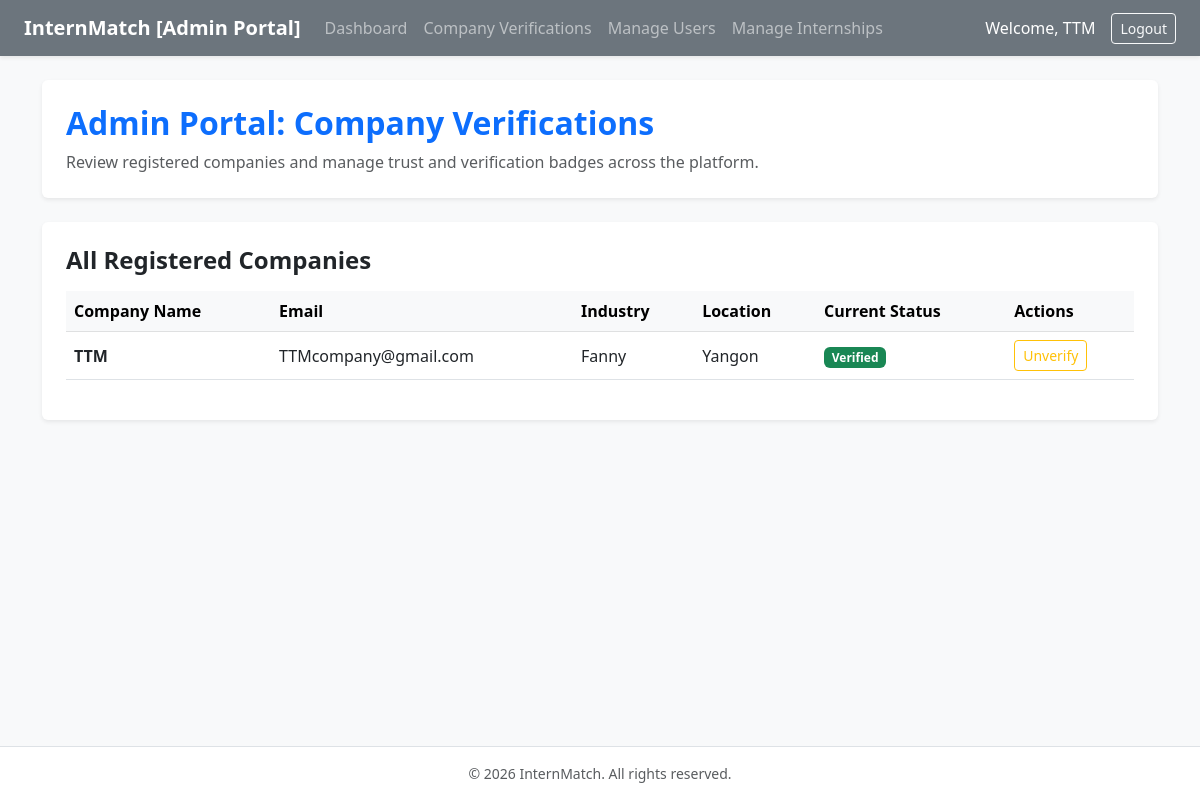
/views/admin/ad_verifications.php (signed in), run on the app's committed database.
### tables this page shows
CREATE TABLE `companies` (
  `company_id` int(11) NOT NULL,
  `user_id` int(11) NOT NULL,
  `company_name` varchar(150) NOT NULL,
  `description` text DEFAULT NULL,
  `industry` varchar(100) DEFAULT NULL,
  `location` varchar(100) DEFAULT NULL,
  `website` varchar(255) DEFAULT NULL,
  `verification_status` enum('pending','verified','rejected') DEFAULT 'pending'
);

CREATE TABLE `users` (
  `user_id` int(11) NOT NULL,
  `name` varchar(100) NOT NULL,
  `email` varchar(150) NOT NULL,
  `password` varchar(255) NOT NULL,
  `role` enum('student','company','admin') NOT NULL,
  `status` enum('active','pending','suspended') DEFAULT 'active',
  `created_at` timestamp NOT NULL DEFAULT current_timestamp()
);

### views/admin/ad_verifications.php (the view, shortened to what this page needs)
<?php
$database = new Database();
$db = $database->getConnection();
$stmt = $db->query("SELECT c.*, u.email FROM companies c JOIN users u ON c.user_id = u.user_id ORDER BY c.company_id DESC");
$companies = $stmt->fetchAll();
include '../../includes/header.php';
?>
<div class="row mb-4">
    <div class="col-md-12">
        <div class="p-4 bg-white rounded shadow-sm border-0">
            <h2 class="fw-bold text-primary">Admin Portal: Company Verifications</h2>
            <p class="text-muted mb-0">Review registered companies and manage trust and verification badges across the platform.</p>
        </div>
    </div>
</div>
<div class="card shadow-sm border-0 bg-white">
    <div class="card-body p-4">
        <h4 class="fw-bold mb-3">All Registered Companies</h4>
        <div class="table-responsive">
            <table class="table table-hover align-middle">
                <thead class="table-light">
                    <tr>
                        <th>Company Name</th>
                        <th>Email</th>
                        <th>Industry</th>
                        <th>Location</th>
                        <th>Current Status</th>
                        <th>Actions</th>
                    </tr>
                </thead>
                <tbody>
                    <?php if(empty($companies)): ?>
                        <tr>
                            <td colspan="6" class="text-center text-muted py-4">No companies found.</td>
                        </tr>
                    <?php else: ?>
                        <?php foreach($companies as $comp): ?>
                            <tr>
                                <td class="fw-bold"><?php echo htmlspecialchars($comp['company_name']); ?></td>
                                <td><?php echo htmlspecialchars($comp['email']); ?></td>
                                <td><?php echo htmlspecialchars($comp['industry'] ?? 'N/A'); ?></td>
                                <td><?php echo htmlspecialchars($comp['location'] ?? 'N/A'); ?></td>
                                <td>
                                    <span class="badge bg-<?php echo $comp['verification_status'] === 'verified' ? 'success' : 'warning'; ?>">
                                        <?php echo ucfirst($comp['verification_status']); ?>
                                    </span>
                                </td>
                                <td>
                                    <form method="POST" class="d-inline">
                                        <?php if($comp['verification_status'] !== 'verified'): ?>
                                            <input type="hidden" name="status" value="verified">
                                            <button type="submit" class="btn btn-sm btn-outline-success">Verify</button>
                                        <?php else: ?>
                                            <button type="submit" class="btn btn-sm btn-outline-warning">Unverify</button>
                                        <?php endif; ?>
                                    </form>
                                </td>
                            </tr>
                        <?php endforeach; ?>
                    <?php endif; ?>
                </tbody>
            </table>
        </div>
    </div>
</div>
<?php include '../../includes/footer.php'; ?>

### data on the page
companies: company_name "TTM", user.email "TTMcompany@gmail.com", industry "Fanny", location "Yangon", verification_status "Verified", shows "Unverify"

### other printed values
$_SESSION['name'] "TTM"
